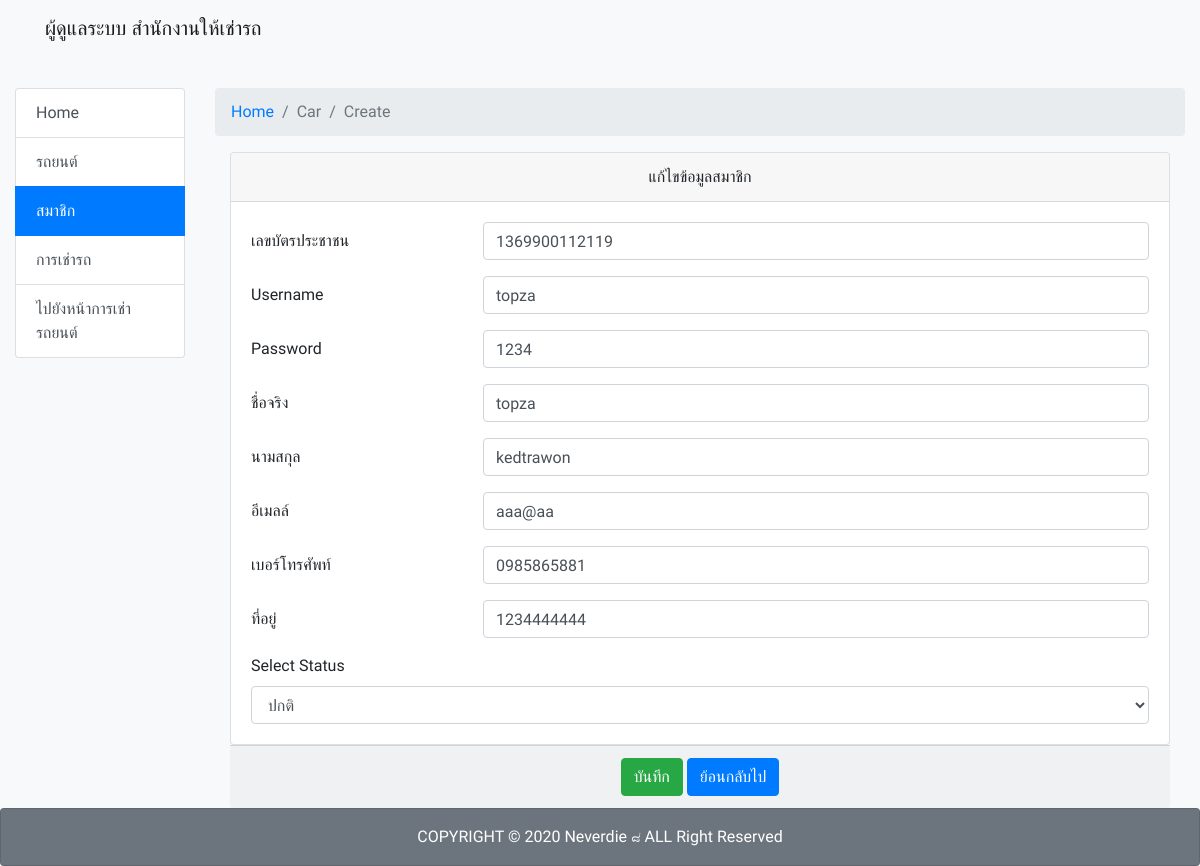
Page /admin/user/form-edit.php?id=1 on the committed database.
### tables this page shows
CREATE TABLE `users` (
  `id` int(11) NOT NULL,
  `idcard` varchar(255) NOT NULL,
  `username` varchar(255) NOT NULL,
  `password` varchar(255) NOT NULL,
  `first_name` varchar(255) NOT NULL,
  `last_name` varchar(255) NOT NULL,
  `address` varchar(255) NOT NULL,
  `email` varchar(255) NOT NULL,
  `phone` varchar(255) NOT NULL,
  `picture` varchar(255) NOT NULL,
  `status_user` varchar(255) NOT NULL
);

### admin/user/form-edit.php (the view, shortened to what this page needs)
<?php
  include_once('../../php/connect.php');
  $id = $_GET['id'];
  $sql = "SELECT idcard, username, password, first_name, last_name, address, email, phone, status_user FROM `users` WHERE `id` = '".$id."' ";
  $result = $conn->query($sql);
  $row = $result->fetch_assoc();
?>
<!DOCTYPE html>
<html lang="en">
<head>
    <link rel="stylesheet" href="../../node_modules/bootstrap/dist/css/bootstrap.min.css">
</head>
<body>
    <?php include_once('../includes/navbar.php') ?>
    <section class="bg-light min-vh-100">
		<br><br><br>
		<div class="container-fluid">
			<div class="row mt-3">
				<div class="col-sm-3 col-md-2">
					<div class="list-group">
						<a href="../index.php" class="list-group-item list-group-item-action">Home</a>
						<a href="#" class="list-group-item list-group-item-action">รถยนต์</a>
						<a href="../user" class="list-group-item list-group-item-action active">สมาชิก</a>
						<a href="../rental" class="list-group-item list-group-item-action">การเช่ารถ</a>
						<a href="../../index.php" class="list-group-item list-group-item-action">ไปยังหน้าการเช่ารถยนต์</a>
					</div>
				</div>
				<div class="col">
					<nav aria-label="breadcrumb">
						<ol class="breadcrumb">
							<li class="breadcrumb-item"><a href="#">Home</a></li>
							<li class="breadcrumb-item active" aria-current="page">Car</li>
                            <li class="breadcrumb-item active" aria-current="page">Create</li>
						</ol>
					</nav>
                    <form role="form" action="update.php" method="post">
                    <div class="container">
                        <div class="row">
                            <div class="col-md-12 mx-auto mt-0">
                                <div class="card">
                                    <form action="" method="POST" enctype="multipart/form-data">
                                        <div class="card-header text-center">
                                            แก้ไขข้อมูลสมาชิก
                                        </div>
                                        <div class="card-body">
                                            <div class="form-group row">
                                                <label for="idcard" class="col-sm-3 col-form-label">เลขบัตรประชาชน</label>
                                                <div class="col-sm-9">
                                                    <input type="text" class="form-control" id="idcard" name="idcard" value="<?php echo $row['idcard']; ?>" required>
                                                </div>
                                            </div>
                                            <div class="form-group row">
                                                <label for="username" class="col-sm-3 col-form-label">Username</label>
                                                <div class="col-sm-9">
                                                    <input type="text" class="form-control" id="username" name="username" value="<?php echo $row['username']; ?>"  required>
                                                </div>
                                            </div>
                                            <div class="form-group row">
                                                <label for="password" class="col-sm-3 col-form-label">Password</label>
                                                <div class="col-sm-9">
                                                    <input type="text" class="form-control" id="password" name="password" value="<?php echo $row['password']; ?>"  required>
                                                </div>
                                            </div>
                                            <div class="form-group row">
                                                <label for="first_name" class="col-sm-3 col-form-label">ชื่อจริง</label>
                                                <div class="col-sm-9">
                                                    <input type="text" class="form-control" id="first_name" name="first_name" value="<?php echo $row['first_name']; ?>"  required>
                                                </div>
                                            </div>
                                            <div class="form-group row">
                                                <label for="last_name" class="col-sm-3 col-form-label">นามสกุล</label>
                                                <div class="col-sm-9">
                                                    <input type="text" class="form-control" id="last_name" name="last_name" value="<?php echo $row['last_name']; ?>"  required>
                                                </div>
                                            </div>
                                            <div class="form-group row">
                                                <label for="email" class="col-sm-3 col-form-label">อีเมลล์</label>
                                                <div class="col-sm-9">
                                                    <input type="text" class="form-control" id="email" name="email" value="<?php echo $row['email']; ?>"  required>
                                                </div>
                                            </div>
                                            <div class="form-group row">
                                                <label for="phone" class="col-sm-3 col-form-label">เบอร์โทรศัพท์</label>
                                                <div class="col-sm-9">
                                                    <input type="text" class="form-control" id="phone" name="phone" value="<?php echo $row['phone']; ?>"  required>
                                                </div>
                                            </div>
                                            <div class="form-group row">
                                                <label for="address" class="col-sm-3 col-form-label">ที่อยู่</label>
                                                <div class="col-sm-9">
                                                    <input type="text" class="form-control" id="address" name="address" value="<?php echo $row['address']; ?>"  required>
                                                </div>
                                            </div>
                                            <label>Select Status</label>
                                            <select class="form-control" required name="status_user">
                                                <option value="1" <?php echo $row['status_user'] == '1'? 'selected': '' ?>>ปกติ</option>
                                            </select>
                                            </div>
                                        </div>
                                        <div class="card-footer text-center">
                                            <input type="submit" name="submit" class="btn btn-success" value="บันทึก">
                                            <a class="btn btn-primary" href="index.php">ย้อนกลับไป</a>
                                        </div>
                                    </form>
                                </div>
                            </div>
                        </div>
	</section>
    <?php include_once('../includes/footer.php') ?>
</body>
</html>

### admin/user/form-edit.php (style rules this page uses)
body,section { font-family: 'Prompt', sans-serif; }

### rows in the picture
users: idcard "1369900112119", username "topza", password "1234", first_name "topza", last_name "kedtrawon", email "aaa@aa", phone "0985865881", address "1234444444", status_user "ปกติ"
